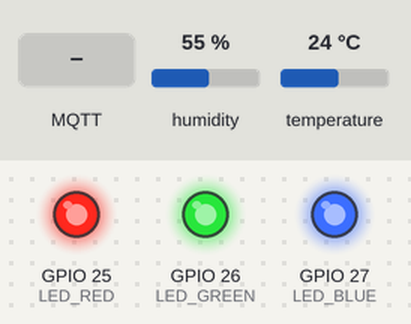
This program was run on a simulated ESP32. Parts: output pins drawn as LEDs (lit = HIGH). The inputs (shaded band) are chosen by the test bench; at power-on: humidity 55 %, temperature 24 °C. WiFi joins after 1.5 s; servers stay silent unless stated; no MQTT or app messages arrive unless stated; what the program prints to the serial monitor is not drawn.

Above: at 2.7 s.
2.8 s: MQTT message "ON" arrives on the first subscribed topic
At 4.7 s:
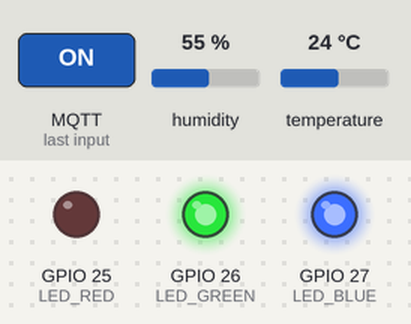
5.0 s: MQTT message "ON" arrives on the second subscribed topic
At 6.7 s:
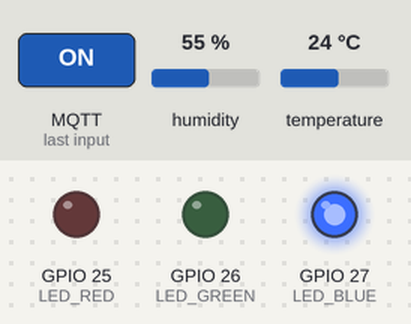
7.0 s: MQTT message "1" arrives on the first subscribed topic
At 8.5 s:
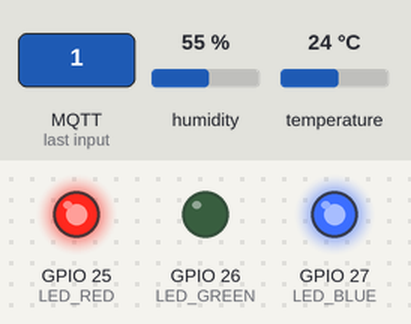
Timing chart, 0 to 10.0 s (numbered marks = the images above; inputs shaded):
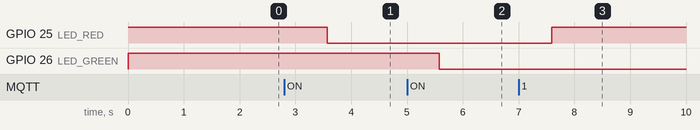

The program:

main.cpp
```cpp
#include <Arduino.h>
#include <DHT.h>
#include <PubSubClient.h>
#include <WiFi.h>

// ==================================
//            Setup WiFi
// ==================================
#define WIFI_NAME "Wokwi-GUEST"
#define WIFI_PASS ""

// ==================================
//            Setup MQTT
// ==================================
WiFiClient mqttClient;
PubSubClient mqtt(mqttClient);

#define MQTT_SERVER "broker.emqx.io"
#define MQTT_PORT 1883
#define MQTT_CLIENT "62051916"                   // <---- แก้ตรงนี้ ⚠️

#define SEND_TEMP_TOPIC  "62051916/temperature"   // <---- แก้ตรงนี้ ⚠️
#define SEND_HUMI_TOPIC   "62051916/humidity"    // <---- แก้ตรงนี้ ⚠️
#define  CTRL_RED_TOPIC   "62051916/red"             // <---- แก้ตรงนี้ ⚠️
#define  CTRL_GREEN_TOPIC  "62051916/green"   // <---- แก้ตรงนี้ ⚠️


// ==================================
//          Define DHT22 Pin
// ==================================
#define DHT_PIN 4
#define DHT_TYPE DHT22
DHT dht(DHT_PIN, DHT_TYPE);

// ==================================
//           Define LED Pin
// ==================================
#define LED_RED   25
#define LED_GREEN 26
#define LED_BLUE  27

void connectWiFi();
void setupServerMQTT();
void connectMQTT();
void callback(char* topic, byte* payload, unsigned int length);

void setup() {
  Serial.begin(115200);

  pinMode(LED_RED, OUTPUT);
  pinMode(LED_GREEN, OUTPUT);
  pinMode(LED_BLUE, OUTPUT);
  digitalWrite(LED_RED, HIGH);
  digitalWrite(LED_GREEN, HIGH);
  digitalWrite(LED_BLUE, HIGH);

  dht.begin();

  connectWiFi();
  setupServerMQTT();

}

void loop() {

  connectMQTT();

  float h = dht.readHumidity();
  float t = dht.readTemperature();

  Serial.print(F("Humidity: "));
  Serial.print(h);
  Serial.print(F("%  Temperature: "));
  Serial.print(t);
  Serial.println(F("°C "));

  mqtt.publish(SEND_TEMP_TOPIC, String(t).c_str());
  mqtt.publish(SEND_HUMI_TOPIC, String(h).c_str());

  mqtt.loop();
  delay(1000);
}

void connectWiFi()
{
  Serial.println("Connecting to WiFi");
  WiFi.mode(WIFI_STA);
  WiFi.begin(WIFI_NAME, WIFI_PASS);
  while (WiFi.status() != WL_CONNECTED) {
    delay(100);
    Serial.print(".");
  }
  Serial.println(" Connected!");
}

void setupServerMQTT()
{
  mqtt.setServer(MQTT_SERVER, MQTT_PORT);
  mqtt.setCallback(callback);
}

void connectMQTT()
{
  while(!mqtt.connected())
  {
    Serial.print("Attempting MQTT connection...");
    // Attempt to connect
    if (mqtt.connect(MQTT_CLIENT)) {
      Serial.println("connected");

      mqtt.subscribe(CTRL_RED_TOPIC);         // <---- subscribe topic led 🔴
      mqtt.subscribe(CTRL_GREEN_TOPIC);    // <---- subscribe topic led 🟢
                                                                      // <---- subscribe topic led 🔵

    } else {
      Serial.print("failed, rc=");
      Serial.print(mqtt.state());
      Serial.println(" try again in 5 seconds");
      // Wait 5 seconds before retrying
      delay(5000);
    }
  }
}

void callback(char* topic, byte* payload, unsigned int length) {
  Serial.print("Message arrived on topic: ");
  Serial.print(topic);
  Serial.print(" | Message: ");

  String payload_str = "";
  String topic_str = String(topic);

  // แปลง payload จาก byte เป็น String
  for (int i = 0; i < length; i++) {
    char c = (char)payload[i];
    Serial.print(c);
    payload_str += c;
  }
  Serial.println();

  if(topic_str == CTRL_RED_TOPIC)     // <---- ตรวจสอบ topic ที่ได้รับ ✅
  {
    if(payload_str == "ON")           // <---- ตรวจสอบ patlod ที่ได้รับ ✅
    {
      digitalWrite(LED_RED, LOW);     // <---- เปิดหลอด LED 🔴
    }
    else
    {
      digitalWrite(LED_RED, HIGH);    // <---- ปิดหลอด LED ⚪️
    }
  }
  else if(topic_str == CTRL_GREEN_TOPIC)    // <---- ตรวจสอบ topic ที่ได้รับ ✅
  {
    if(payload_str == "ON")                 // <---- ตรวจสอบ patlod ที่ได้รับ ✅
    {
      digitalWrite(LED_GREEN, LOW);         // <---- เปิดหลอด LED 🟢
    }
    else
    {
      digitalWrite(LED_GREEN, HIGH);        // <---- ปิดหลอด LED ⚪️
    }
  }
                                            // <---- ไปทำ led สีน้ำเงินเพิ่มมาซะ 😄
}
```

Measured:
- after the input at 2.8 s, GPIO 25 (LED_RED): HIGH → LOW after 0.77 s
- after the input at 5.0 s, GPIO 26 (LED_GREEN): HIGH → LOW after 0.58 s
- after the input at 7.0 s, GPIO 25 (LED_RED): LOW → HIGH after 0.59 s
